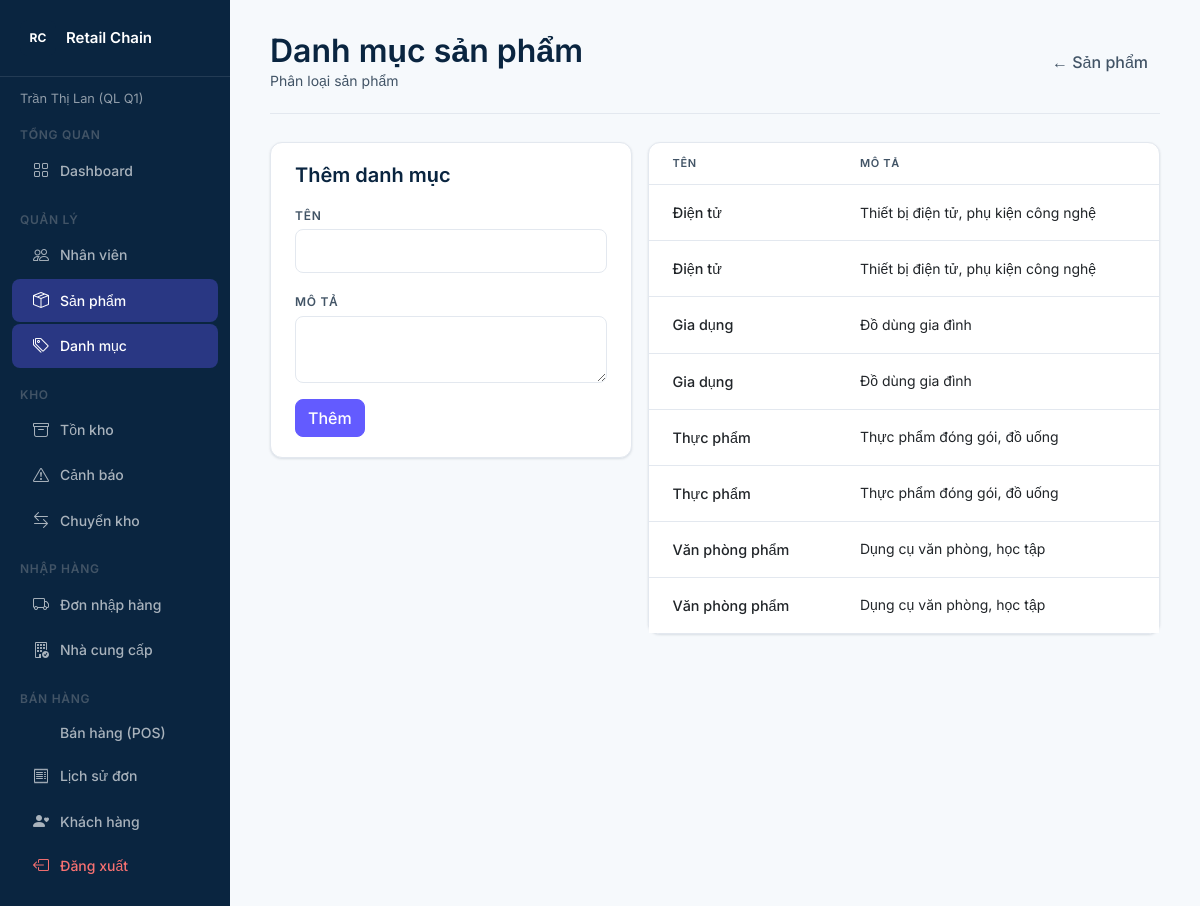
Screenshot of /public/product/categories (signed in) with the database file from the repository.
### tables this page shows
CREATE TABLE categories (
    category_id INT UNSIGNED  AUTO_INCREMENT PRIMARY KEY,
    name        VARCHAR(100)  NOT NULL,
    description TEXT,
    created_at  TIMESTAMP     DEFAULT CURRENT_TIMESTAMP
);

### core/Controller.php (called while the page is built, shortened)
<?php
class Controller
{
    protected function view(string $path, array $data = []): void
    {
        extract($data, EXTR_SKIP);
        require_once APP_ROOT . '/app/Views/layouts/header.php';
        require_once APP_ROOT . '/app/Views/' . $path . '.php';
        require_once APP_ROOT . '/app/Views/layouts/footer.php';
    }
}

### app/Controllers/ProductController.php (called while the page is built, shortened)
<?php
class ProductController extends Controller
{
    public function categories(): void
    {
        $this->view('products/categories', [
            'categories' => (new Product())->getAllCategories(),
        ]);
    }
}

### core/App.php (called while the page is built, shortened)
<?php
class App
{
    public function __construct()
    {
        $url   = trim($_GET['url'] ?? 'auth/login', '/');
        $parts = $url !== '' ? explode('/', $url) : ['auth', 'login'];
        $method         = $parts[1] ?? 'index';
        $param          = $parts[2] ?? null;
        $ctrl = new $controllerName();
        $ctrl->$method($param);
    }
}

### public/index.php (called while the page is built, shortened)
<?php
require_once APP_ROOT . '/core/Controller.php';
require_once APP_ROOT . '/core/App.php';
new App();

### app/Models/Product.php (called while the page is built, shortened)
<?php
class Product
{
    private PDO $db;
    public function __construct()
    {
        $this->db = Database::getInstance();
    }
    public function getAllCategories(): array
    {
        return $this->db->query('SELECT * FROM categories ORDER BY name')->fetchAll();
    }
}

### app/Views/products/categories.php (the view)
<div class="stripe-page-header">
    <div>
        <h1 class="h1 mb-0">Danh mục sản phẩm</h1>
        <p class="subtext mb-0">Phân loại sản phẩm</p>
    </div>
    <a href="<?= BASE_URL ?>/product/index" class="btn btn-ghost">← Sản phẩm</a>
</div>
<div class="row g-3">
    <div class="col-md-5">
        <div class="stripe-card">
            <h2 class="h3 mb-3">Thêm danh mục</h2>
            <form method="post" action="<?= BASE_URL ?>/product/storeCategory">
                <div class="mb-3">
                    <label class="label-text mb-1">Tên</label>
                    <input type="text" name="name" class="form-control stripe-input" required>
                </div>
                <div class="mb-3">
                    <label class="label-text mb-1">Mô tả</label>
                    <textarea name="description" class="form-control stripe-input" rows="2"></textarea>
                </div>
                <button type="submit" class="btn btn-primary">Thêm</button>
            </form>
        </div>
    </div>
    <div class="col-md-7">
        <div class="stripe-card p-0">
            <table class="table stripe-table mb-0">
                <thead><tr><th>Tên</th><th>Mô tả</th></tr></thead>
                <tbody>
                    <?php foreach ($categories as $c): ?>
                    <tr>
                        <td class="fw-500"><?= htmlspecialchars($c['name']) ?></td>
                        <td class="subtext"><?= htmlspecialchars($c['description'] ?? '') ?></td>
                    </tr>
                    <?php endforeach; ?>
                </tbody>
            </table>
        </div>
    </div>
</div>

### public/css/style.css (style rules this page uses)
:root { --color-primary: #0A2540; --color-accent: #635BFF; --color-secondary: #425466; --color-neutral: #F6F9FC; --color-surface: #FFFFFF; --color-border: #E3E8EF; --color-text: #0A2540; --color-subtext: #425466; --color-success: #27AE60; --color-warning: #F39C12; --color-danger: #E74C3C; --color-info: #635BFF; --radius-sm: 6px; --radius-md: 8px; --radius-lg: 12px; --radius-pill: 999px; --shadow-card: 0 1px 3px rgba(10, 37, 64, 0.08), 0 1px 2px rgba(10, 37, 64, 0.05); --shadow-md: 0 4px 12px rgba(10, 37, 64, 0.1); }
body { background: var(--color-neutral); color: var(--color-text); font-family: 'Inter', sans-serif; }
a { color: var(--color-accent); text-decoration: none; }
h1, .h1 { font-size: 2rem; font-weight: 600; color: var(--color-primary); }
h2, .h2 { font-size: 1.5rem; font-weight: 600; color: var(--color-primary); }
h3, .h3 { font-size: 1.25rem; font-weight: 600; color: var(--color-primary); }
body, .body { font-size: 0.9375rem; font-weight: 400; line-height: 1.6; }
.label-text { font-size: 0.75rem; font-weight: 600; letter-spacing: 0.06em; text-transform: uppercase; color: var(--color-secondary); }
.subtext { font-size: 0.875rem; color: var(--color-secondary); }
.fw-500 { font-weight: 500; }
.btn { box-shadow: none !important; transition: all 0.15s ease; }
.btn-primary { background: var(--color-accent); border-color: var(--color-accent); color: #fff; border-radius: var(--radius-md); font-weight: 500; }
.btn-ghost { background: transparent; border: none; color: var(--color-secondary); border-radius: var(--radius-md); font-weight: 500; }
.stripe-input { border: 1px solid var(--color-border); border-radius: var(--radius-md); padding: 0.625rem 0.875rem; font-size: 0.9375rem; color: var(--color-text); background: var(--color-surface); transition: border-color 0.15s, box-shadow 0.15s; }
.form-control.stripe-input, .form-select.stripe-input { border: 1px solid var(--color-border); }
.stripe-card { background: var(--color-surface); border: 1px solid var(--color-border); border-radius: var(--radius-lg); padding: 1.25rem 1.5rem; box-shadow: var(--shadow-card); }
.stripe-table { font-size: 0.9rem; border-collapse: collapse; }
.stripe-table thead th { font-size: 0.6875rem; font-weight: 600; letter-spacing: 0.06em; text-transform: uppercase; color: var(--color-secondary); border-bottom: 1px solid var(--color-border); padding: 0.75rem 1.5rem; background: transparent; }
.stripe-table tbody td { padding: 1rem 1.5rem; border-bottom: 1px solid var(--color-border); vertical-align: middle; }
.stripe-table tbody tr:last-child td { border-bottom: none; }
.stripe-page-header { display: flex; align-items: center; justify-content: space-between; margin-bottom: 1.75rem; padding-bottom: 1.25rem; border-bottom: 1px solid var(--color-border); flex-wrap: wrap; gap: 1rem; }

### rows the page displays
categories: name "Điện tử", description "Thiết bị điện tử, phụ kiện công nghệ"
categories: name "Điện tử", description "Thiết bị điện tử, phụ kiện công nghệ"
categories: name "Gia dụng", description "Đồ dùng gia đình"
categories: name "Gia dụng", description "Đồ dùng gia đình"
categories: name "Thực phẩm", description "Thực phẩm đóng gói, đồ uống"
categories: name "Thực phẩm", description "Thực phẩm đóng gói, đồ uống"
categories: name "Văn phòng phẩm", description "Dụng cụ văn phòng, học tập"
categories: name "Văn phòng phẩm", description "Dụng cụ văn phòng, học tập"

### other values shown
$_SESSION['full_name'] "Trần Thị Lan (QL Q1)"
